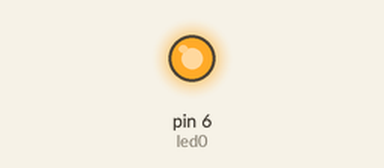
The sketch below on a simulated Arduino Uno, built with avr-gcc and run on an emulated ATmega328P. Parts: output pins drawn as LEDs (lit = HIGH).

Above: at 0.1 s.
At 17.8 s:
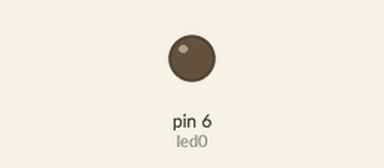
Timing chart, 0 to 19.3 s (numbered marks = the images above):
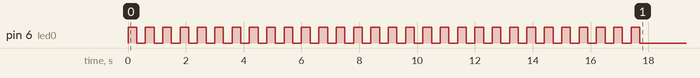

The sketch:

EX7_while.ino
```cpp
/**********************************************************************************
**                                                                               **
**                              Array de 8 LEDs                                  **
**                                                                               **
**********************************************************************************/
//********** Includes *************************************************************
//********** Variables ************************************************************
const byte led0 = 6;  // donar nom al pin 5 de l’Arduino
int num=0;
//********** Setup ****************************************************************
void setup()
{
pinMode(led0, OUTPUT);     // definir el pin 5 com una sortida
while(num< 30)
{
     num++;
     digitalWrite(led0,HIGH) ;
     delay(300);
     digitalWrite(led0,LOW) ;
     delay(300);
   }
 }
 void loop()
 {
 }
//********** Funcions *************************************************************
```
